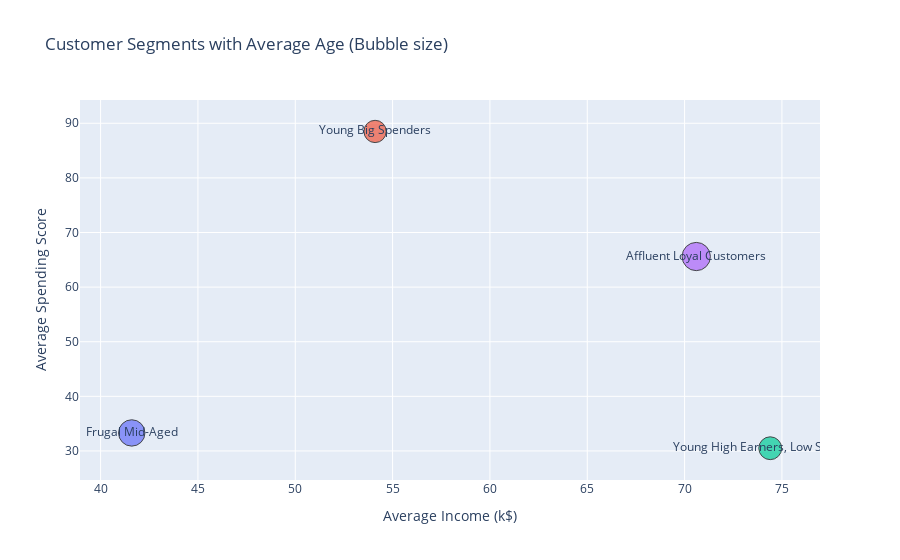

Write notebook code for a chart like this one.
### Code cell
import plotly.express as px

fig = px.scatter(
    centroids,
    x='Income (k$)',
    y='Spending Score',
    color='Segment',
    text='Segment',
    title='Customer Segments with Average Age (Bubble size)',
    size= 'Age',
    labels={
        'Income (k$)': 'Average Income (k$)',
        'Spending Score': 'Average Spending Score',
        'Age': 'Avg Age'
    },
    hover_data = {'Age': True, 'Cluster':False}
)

fig.update_traces(marker=dict(line=dict(width=1, color='black')))
fig.update_layout(showlegend= False)
fig.show()

### Figure 1 — Plotly figure (JSON) as saved in the notebook; plotly's stock layout.template omitted (floating-point values rounded to 4 significant figures)
{"data": [{"customdata": [[38.8, 0.0]], "hovertemplate": "Segment=%{text}<br>Average Income (k$)=%{x}<br>Average Spending Score=%{y}<br>Avg Age=%{customdata[0]}<extra></extra>", "legendgroup": "Frugal Mid-Aged", "marker": {"color": "#636efa", "line": {"color": "black", "width": 1}, "size": [38.8], "sizemode": "area", "sizeref": 0.1115, "symbol": "circle"}, "mode": "markers+text", "name": "Frugal Mid-Aged", "orientation": "v", "showlegend": true, "text": ["Frugal Mid-Aged"], "type": "scatter", "x": [41.6], "xaxis": "x", "y": [33.3], "yaxis": "y"}, {"customdata": [[27.7, 1.0]], "hovertemplate": "Segment=%{text}<br>Average Income (k$)=%{x}<br>Average Spending Score=%{y}<br>Avg Age=%{customdata[0]}<extra></extra>", "legendgroup": "Young Big Spenders", "marker": {"color": "#EF553B", "line": {"color": "black", "width": 1}, "size": [27.7], "sizemode": "area", "sizeref": 0.1115, "symbol": "circle"}, "mode": "markers+text", "name": "Young Big Spenders", "orientation": "v", "showlegend": true, "text": ["Young Big Spenders"], "type": "scatter", "x": [54.1], "xaxis": "x", "y": [88.5], "yaxis": "y"}, {"customdata": [[29.1, 2.0]], "hovertemplate": "Segment=%{text}<br>Average Income (k$)=%{x}<br>Average Spending Score=%{y}<br>Avg Age=%{customdata[0]}<extra></extra>", "legendgroup": "Young High Earners, Low Spenders", "marker": {"color": "#00cc96", "line": {"color": "black", "width": 1}, "size": [29.1], "sizemode": "area", "sizeref": 0.1115, "symbol": "circle"}, "mode": "markers+text", "name": "Young High Earners, Low Spenders", "orientation": "v", "showlegend": true, "text": ["Young High Earners, Low Spenders"], "type": "scatter", "x": [74.4], "xaxis": "x", "y": [30.5], "yaxis": "y"}, {"customdata": [[44.6, 3.0]], "hovertemplate": "Segment=%{text}<br>Average Income (k$)=%{x}<br>Average Spending Score=%{y}<br>Avg Age=%{customdata[0]}<extra></extra>", "legendgroup": "Affluent Loyal Customers", "marker": {"color": "#ab63fa", "line": {"color": "black", "width": 1}, "size": [44.6], "sizemode": "area", "sizeref": 0.1115, "symbol": "circle"}, "mode": "markers+text", "name": "Affluent Loyal Customers", "orientation": "v", "showlegend": true, "text": ["Affluent Loyal Customers"], "type": "scatter", "x": [70.6], "xaxis": "x", "y": [65.6], "yaxis": "y"}], "layout": {"legend": {"itemsizing": "constant", "title": {"text": "Segment"}, "tracegroupgap": 0}, "showlegend": false, "title": {"text": "Customer Segments with Average Age (Bubble size)"}, "xaxis": {"anchor": "y", "domain": [0, 1], "title": {"text": "Average Income (k$)"}}, "yaxis": {"anchor": "x", "domain": [0, 1], "title": {"text": "Average Spending Score"}}}}
